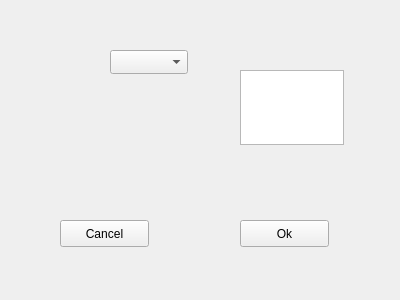
<?xml version="1.0" encoding="UTF-8"?>
<ui version="4.0">
 <class>Form</class>
 <widget class="QWidget" name="Form">
  <property name="geometry">
   <rect>
    <x>0</x>
    <y>0</y>
    <width>400</width>
    <height>300</height>
   </rect>
  </property>
  <property name="windowTitle">
   <string>PyQt5 - Sample</string>
  </property>
  <widget class="QComboBox" name="comboBox">
   <property name="geometry">
    <rect>
     <x>110</x>
     <y>50</y>
     <width>78</width>
     <height>24</height>
    </rect>
   </property>
  </widget>
  <widget class="QTextEdit" name="textEdit">
   <property name="geometry">
    <rect>
     <x>240</x>
     <y>70</y>
     <width>104</width>
     <height>75</height>
    </rect>
   </property>
  </widget>
  <widget class="QPushButton" name="pushButton">
   <property name="geometry">
    <rect>
     <x>60</x>
     <y>220</y>
     <width>89</width>
     <height>27</height>
    </rect>
   </property>
   <property name="text">
    <string>Cancel</string>
   </property>
  </widget>
  <widget class="QPushButton" name="pushButton_2">
   <property name="geometry">
    <rect>
     <x>240</x>
     <y>220</y>
     <width>89</width>
     <height>27</height>
    </rect>
   </property>
   <property name="text">
    <string>Ok</string>
   </property>
  </widget>
 </widget>
 <resources/>
 <connections/>
</ui>
